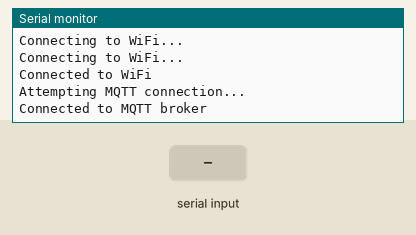
Simulated run of this sketch. Board: ESP8266 (NodeMCU). On the bench: the last lines printed to the serial monitor. The inputs (shaded band) are chosen by the test bench. WiFi joins after 1.5 s; servers stay silent unless stated; no MQTT or app messages arrive unless stated.

Above: at 3.2 s.
3.3 s: "Temperature:1\n" received over Serial
At 3.7 s:
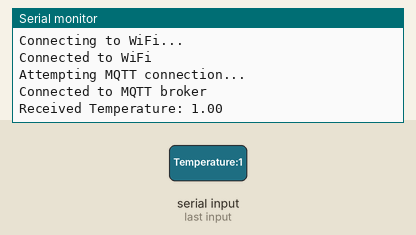
4.8 s: "Temperature:150\n" received over Serial
At 6.1 s:
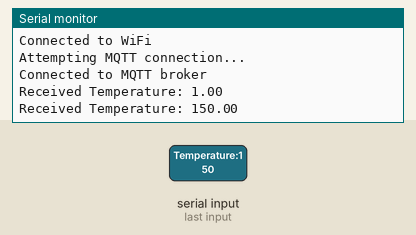

Measured:
- after the input at 3.3 s, the serial monitor: prints a new line at once (image 1)
- after the input at 4.8 s, the serial monitor: prints a new line at once (image 2)

The sketch:

ESP8266-code.ino
```cpp
#include <ESP8266WiFi.h>
#include <PubSubClient.h>

const char *ssid = "wifi_ssid";
const char *password = "wifi_password";
const char *mqttBroker = "xxx.xxx.xxx.xxx";
const int mqttPort = 1883;
const char *mqttClientId = "nodemcu_client";
const char *mqttTopic = "lm35/temperature";

WiFiClient espClient;
PubSubClient client(espClient);

void setup() {
  Serial.begin(115200);
  delay(10);

  WiFi.begin(ssid, password);
  while (WiFi.status() != WL_CONNECTED) {
    delay(1000);
    Serial.println("Connecting to WiFi...");
  }
  Serial.println("Connected to WiFi");

  client.setServer(mqttBroker, mqttPort);
}

void loop() {
  if (!client.connected()) {
    reconnect();
  }

  // Read data from Arduino Uno via Serial
  if (Serial.available() > 0) {
    String data = Serial.readStringUntil('\n');  // Read until newline character

    // Parse the received data
    String prefix = data.substring(0, data.indexOf(':'));
    String tempValue = data.substring(data.indexOf(':') + 1);

    // Check if the received data is valid
    if (prefix == "Temperature") {
      // Convert the temperature value to a float
      float temperature = tempValue.toFloat();

      // Do something with the temperature value (you can print or use it as needed)
      Serial.print("Received Temperature: ");
      Serial.println(temperature);
      sendDataToRPi(temperature);
    }
  }

  client.loop();
}

void reconnect() {
  while (!client.connected()) {
    Serial.println("Attempting MQTT connection...");
    if (client.connect(mqttClientId)) {
      Serial.println("Connected to MQTT broker");
    } else {
      Serial.print("Failed, rc=");
      Serial.print(client.state());
      Serial.println(" Retrying in 5 seconds...");
      delay(5000);
    }
  }
}

void sendDataToRPi(float data) {
  // Publish temperature data to the MQTT topic
  char msg_out[8];
  dtostrf(data,2,2,msg_out);
  client.publish(mqttTopic, msg_out);
}
```
